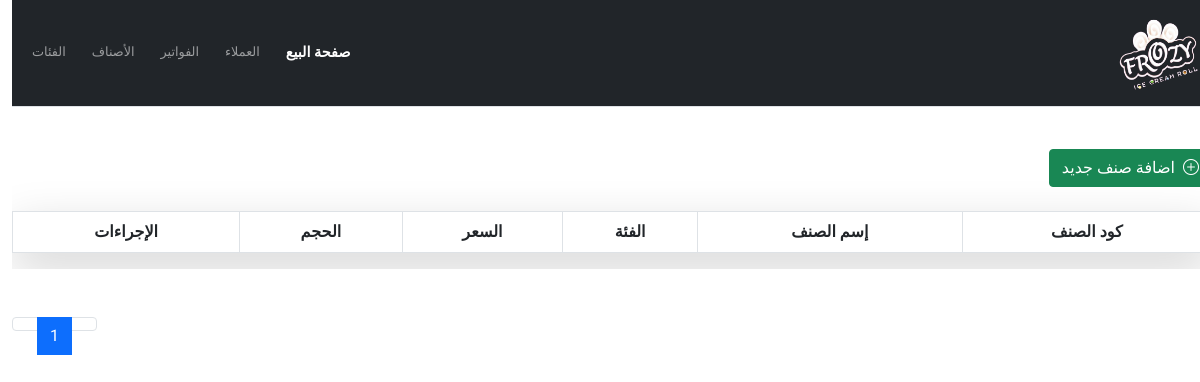
/products/, run on an earlier commit of the app's database.
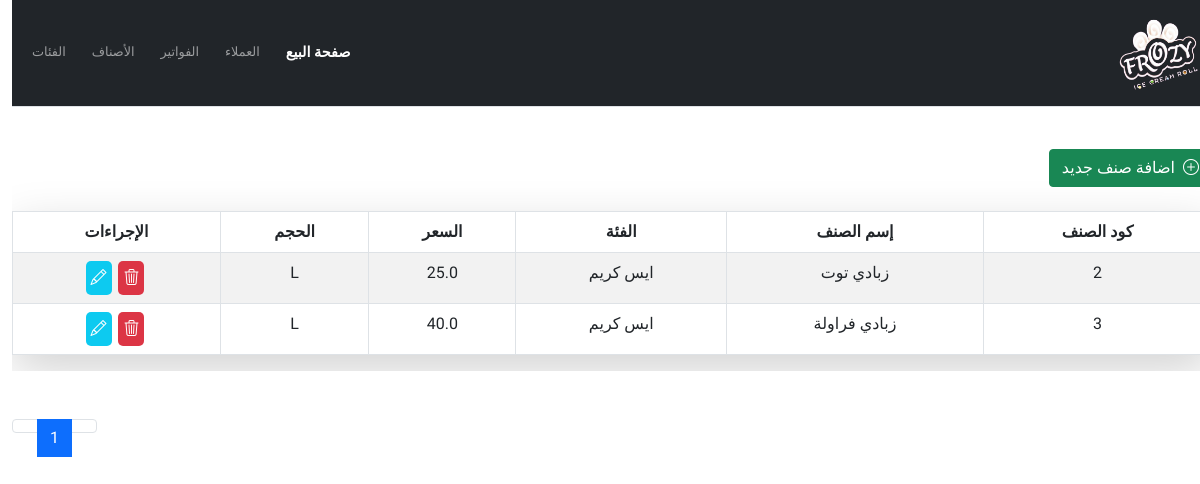
And on a later commit of the database.
### core/models.py (models this page shows, shortened)
class Product(models.Model):
    name = models.CharField(max_length=200, null=True)
    price = models.FloatField()
    category = models.ForeignKey(Category, on_delete=models.SET_NULL, null=True)
    size = models.CharField(max_length=2, null=True, choices=SIZES)

class Category(models.Model):
    name = models.CharField(max_length=200, null=True)

### core/views.py (the view)
# urls.py: path('products/', views.products, name='products'),
def products(request):
    products = Product.objects.all()
    categories = Category.objects.all()
    if request.method == 'POST':
        if request.POST.get('type') == 'add':
            try:
                product_name = request.POST.get('name')
                product_price = request.POST.get('price')
                product_category = request.POST.get('category')
                product_size = request.POST.get('size')
                product = Product(name=product_name,price=product_price,category=Category.objects.get(id=product_category),size=product_size)
                if product:
                    product.save()
                return redirect('/')
            except Exception as e:
                return JsonResponse({'error':str(e)})
        if request.POST.get('type') == 'delete':
            product = Product.objects.get(id=request.POST.get('product_id'))
            product.delete()
            return redirect('/')
    else:
        if request.GET.get('type') == 'get_data':
            product = Product.objects.get(id=request.GET.get('category_id'))
            return JsonResponse({'category_name':product.name})
        if request.GET.get('search'):
            categories = categories.filter(name__icontains=request.GET.get('search'))
    products_pages = Paginator(products, 10)
    current_page = request.GET.get('page') if request.GET.get('page') else 1
    products = products_pages.get_page(current_page)
    context = {
        'title':'الأصناف',
        'products':products,
        'categories':categories,
        'pages': str(products_pages.num_pages),
        'current_page': str(current_page),
    }
    return render(request, 'core/products.html',context=context)

### core/templatetags/myTags.py (called while the page is built)
@register.filter
def my_pages(value, total):
    value = int(value)
    total = int(total)
    if value == 1:
        end = (value + 4) if total > (value + 4) else total + 1
        return [i for i in range(value, end)]
    elif value == 2:
        end = (value + 3) if total > (value + 3) else total + 1
        return [i for i in range(1, end)]
    else:
        end = (value + 3) if total > (value + 3) else total + 1
        return [i for i in range(value - 2, end)]

@register.filter
def into_str(value):
    return str(value)

@register.filter
def into_int(value):
    return int(value)

@register.filter
def add(value, add):
    return int(value) + int(add)

@register.filter
def sub(value, add):
    return int(value) - int(add)

### templates/core/products.html (shortened to what this page needs)
{% extends 'base.html' %}
{% load static %}
{% block content %}
<div class="py-5">
  <h3 class="text-center fw-bold fs-4 my-4">الأصناف </h3>
  <div class="table-responsive ">
    <div class="btn btn-success d-inline-flex gap-2 my-4" data-bs-toggle="modal" data-bs-target="#AddProductModal">
      <i class="bi bi-plus-circle"></i>
      <span>اضافة صنف جديد</span>
    </div>
    <table class="table table-striped table-bordered shadow-lg text-center" style="min-width: 800px;">
      <thead>
        <tr>
          <th>كود الصنف</th>
          <th>إسم الصنف</th>
          <th>الفئة</th>
          <th>السعر</th>
          <th>الحجم</th>
          <th>الإجراءات</th>
        </tr>
      </thead>
      <tbody>
        {% for product in products %}
        <tr>
          <td>{{ product.id }}</td>
          <td>{{ product.name }}</td>
          <td>{{ product.category.name }}</td>
          <td>{{ product.price }}</td>
          <td>{{ product.size }}</td>
          <td>
            <span class="delete bg-danger" data-bs-toggle="modal" data-bs-target="#DeleteProductModal"  data-product-id="{{product.id}}">
              <i class="bi bi-trash3"></i>
            </span>
            <span class="edit bg-info" data-bs-toggle="modal" data-bs-target="#editProductModal">
              <i class="bi bi-pencil"></i>
            </span>
          </td>
        </tr>
        {% endfor %}
      </tbody>
    </table>
  </div>
  {% include 'includes/paginator.html' %}
</div>
{% endblock %}

### templates/base.html (shortened to what this page needs)
{% load static %}
<!DOCTYPE html>
<html lang="ar" dir="rtl">
<head>
  <link rel="stylesheet" href="{% static 'css/bootstrap.css' %}" />
  <link rel="stylesheet" href="{% static 'css/bootstrap-icons.css' %}" />
  <link rel="stylesheet" href="{% static 'css/style.css' %}" />
  <link
  href="{% static 'libs/select2/css/select2.min.css' %}"
  rel="stylesheet"
  type="text/css"
/>
</head>
<body>
{% include 'includes/navbar.html' %}
{% block content %}
{% endblock %}
</body>
</html>

### templates/includes/navbar.html (shortened to what this page needs)
{% load static %}
<nav class="navbar navbar-expand-xl navbar-dark fixed-top bg-dark border-bottom border-body">
  <div class="container-fluid ">
      <a class="navbar-brand logo" href="./index.html">
        <img src="{% static 'images/logo.png' %}" alt="logo" class="img-fluid" />
      </a>
      <div class="collapse navbar-collapse" id="navbarSupportedContent">
        <ul class="navbar-nav ms-auto mb-2 mb-lg-0 ">
            <li class="nav-item">
                <a class="nav-link active" href="{% url 'core:home' %}">صفحة البيع</a>
            </li>
            <li class="nav-item">
                <a class="nav-link" href="#">العملاء</a>
            </li>
            <li class="nav-item">
                <a class="nav-link" href="#">الفواتير</a>
            </li>
          <li class="nav-item">
            <a class="nav-link" href="{% url 'core:products' %}">الأصناف</a>
          </li>
          <li class="nav-item">
            <a class="nav-link" href="{% url 'core:categories' %}">الفئات</a>
          </li>
        </ul>
      </div>
    </div>
  </nav>

### templates/includes/paginator.html (shortened to what this page needs)
{% load myTags %}
<div class="row mt-4">
    <div class="col-sm-6">
    </div>
    <div class="col-sm-6">
        <div class="float-sm-end">
            <ul class="pagination pagination-rounded justify-content-center mt-4">
                <li class="page-item {% if current_page|into_int == 1|into_int %}disabled{% endif %}">
                    <a class="page-link"
                        href="{% if '?search' in  request.get_full_path%}?search={{request.GET.search}}&page={{current_page|sub:1}}{% else %}?page={{current_page|sub:1}}{% endif %}">
                    </a>
                </li>
                {% for x in current_page|my_pages:pages %}
                <li class="page-item {% if  x|into_str == current_page|into_str %}active{% endif %}">
                    <a class="page-link"
                        href="{% if '?search' in  request.get_full_path%}?search={{request.GET.search}}&page={{x}}{% else %}?page={{x}}{% endif %}">
                    </a>
                </li>
                {% endfor %}
                <li class="page-item {% if current_page|add:1 > pages|into_int %}disabled{% endif %}">
                    <a class="page-link"
                        href="{% if '?search' in  request.get_full_path%}?search={{request.GET.search}}&page={{current_page|add:1}}{% else %}?page={{current_page|add:1}}{% endif %}">
                    </a>
                </li>
            </ul>
        </div>
    </div>
</div>

### static/css/style.css (style rules this page uses)
body { font-family: "Cairo", sans-serif; overflow-x: hidden; }
.navbar-nav { gap: 10px; }
.navbar-brand.logo img { height: 80px; transform: scale(1.6); }
.nav-item a { color: #fff; font-size: 0.8rem; }
.nav-link.active { font-size: 0.9rem; font-weight: 900; }
.edit, .delete { cursor: pointer; display: inline-flex; color: #fff; padding: 5px; border-radius: 5px; margin-right: 3px; }

What changed in the data, as far as the page shows it:
added Product: name "زبادي توت", category.name "ايس كريم", price "25.0"
added Product: name "زبادي فراولة", category.name "ايس كريم", price "40.0"
